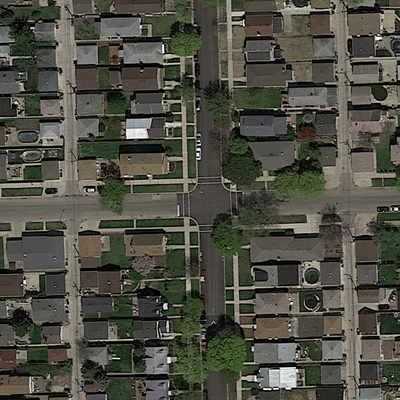
#> input picture original_data/images/satImage_001.png, 400 x 400 px, found by its file name; its folder holds 4 pictures in this run
$ jupyter execute --allow-errors segment_aerial_images.ipynb   (shell and % lines are left out)
#> lines starting #> are read from the running program, lines starting #| are printed output that depends on the picture
[cell 1]
import matplotlib.image as mpimg
import numpy as np
import matplotlib.pyplot as plt
import os, sys
from PIL import Image
import pandas as pd

# Changing working directory to my local directory
os.chdir(r"C:\Users\Max Tost\Desktop\ML course\ML_course\projects\project2\project_road_segmentation")

#> (a cell that did not finish here is left out)

#> (a cell that did not finish here is left out)

#> (a cell that did not finish here is left out)

[cell 5]
a = []
c = 1.06
for n in range(1, 25):
    a.append(c)
    c*=1.06
    # print(c)

a = np.array(a)
print(np.mean(a-1))
print('Worse case average error for 24h prediction by predicting 1h recursively')

[cell 6]
# Helper functions


def load_image(infilename):
#> called with infilename = 'training/images/satImage_001.png'
    data = mpimg.imread(infilename)
#> data is the input picture: shape (400, 400, 3) float32; mean R, G, B 0.309, 0.309, 0.268
    return data


# [37 lines left out: functions img_float_to_uint8, concatenate_images, img_crop, not called in this run]

[cell 7]
# Loaded a set of images
root_dir = "training/"

image_dir = root_dir + "images/"
files = os.listdir(image_dir)
n = 100 #min(20, len(files))  # Load maximum 20 images
print("Loading " + str(n) + " images")
#> (the rest of this cell did not finish here and is left out)

#> call 2 of load_image, with infilename = 'training/images/satImage_002.png'
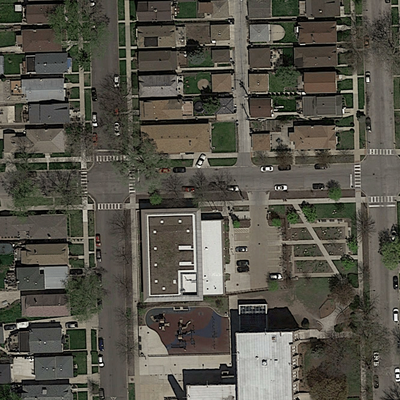
#> input picture original_data/images/satImage_002.png, 400 x 400 px, found by its file name
#> in load_image, data is the input picture: shape (400, 400, 3) float32; mean R, G, B 0.339, 0.329, 0.29
#> call 3 of load_image, with infilename = 'training/images/satImage_003.png'
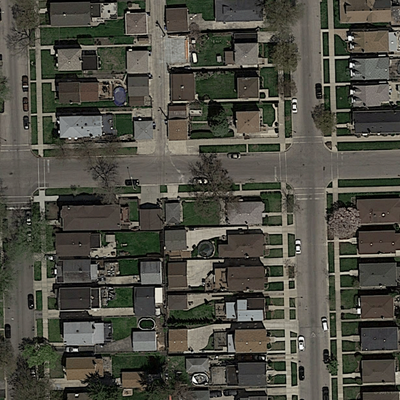
#> input picture original_data/images/satImage_003.png, 400 x 400 px, found by its file name
#> in load_image, data is the input picture: shape (400, 400, 3) float32; mean R, G, B 0.309, 0.304, 0.266
#> call 4 of load_image, with infilename = 'training/images/satImage_004.png'
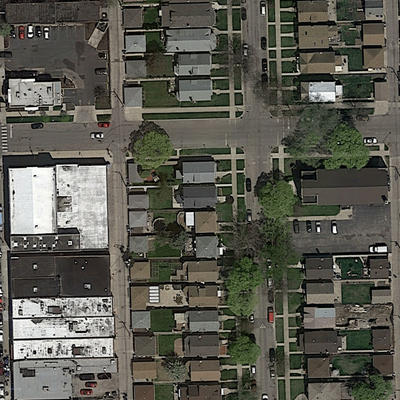
#> input picture original_data/images/satImage_004.png, 400 x 400 px, found by its file name
#> in load_image, data is the input picture: shape (400, 400, 3) float32; mean R, G, B 0.354, 0.351, 0.315
